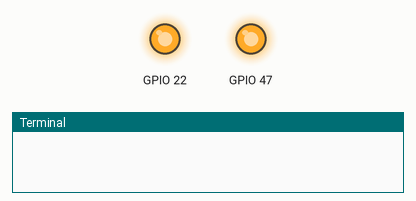
This program was run on a simulated Raspberry Pi (BCM pin numbers). On the bench: output pins drawn as LEDs (lit = HIGH), the last lines printed to the terminal. No radio messages arrive unless stated (any console line starting 'radio sent:' is added by the test bench); library files of the repository ran but are not shown: sx127x.py; pins used as bus, display or sensor lines are not drawn.

Above: at 0.2 s.
At 2.2 s:
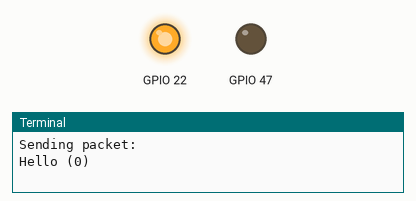
Timing chart, 0 to 3.7 s (numbered marks = the images above):
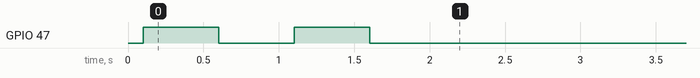

The program:

main.py
```python
# import LoRaSender
import LoRaSender
from controller import Controller
import sx127x
import gc


def main():
    controller = Controller()

    lora = controller.add_transceiver(sx127x.SX127x(name='LoRa'),
                                      pin_id_ss=Controller.PIN_ID_FOR_LORA_SS,
                                      pin_id_RxDone=Controller.PIN_ID_FOR_LORA_DIO0)

    LoRaSender.send(lora)


if __name__ == '__main__':
    gc.collect()
    main()
```

LoRaSender.py
```python
from time import sleep


def send(lora):
    counter = 0
    print("LoRa Sender")

    while True:
        payload = 'Hello ({0})'.format(counter)
        print("Sending packet: \n{}\n".format(payload))
        lora.println(payload)

        counter += 1
        sleep(5)
```

controller.py
```python
from time import sleep
import RPi.GPIO as GPIO
import spidev
import controller


GPIO.setmode(GPIO.BCM)

try:
    GPIO.cleanup()
except Exception as e:
    print(e)


class Controller:
    class Mock:
        pass

    ON_BOARD_LED_PIN_NO = 47  # RPi's on-board LED
    ON_BOARD_LED_HIGH_IS_ON = True
    GPIO_PINS = (2, 3, 4, 5, 6, 7, 8, 9, 10, 11, 12, 13, 14, 15,
                 16, 17, 18, 19, 20, 21, 22, 23, 24, 25, 26, 27,)

    # LoRa config
    PIN_ID_FOR_LORA_RESET = 22

    PIN_ID_FOR_LORA_SS = 8
    PIN_ID_SCK = 11
    PIN_ID_MOSI = 10
    PIN_ID_MISO = 9

    PIN_ID_FOR_LORA_DIO0 = 5
    PIN_ID_FOR_LORA_DIO1 = 6
    PIN_ID_FOR_LORA_DIO2 = None
    PIN_ID_FOR_LORA_DIO3 = None
    PIN_ID_FOR_LORA_DIO4 = None
    PIN_ID_FOR_LORA_DIO5 = None

    def __init__(self,
                 pin_id_led=ON_BOARD_LED_PIN_NO,
                 on_board_led_high_is_on=ON_BOARD_LED_HIGH_IS_ON,
                 pin_id_reset=PIN_ID_FOR_LORA_RESET,
                 blink_on_start=(2, 0.5, 0.5)):

        self.pin_led = self.prepare_pin(pin_id_led)
        self.on_board_led_high_is_on = on_board_led_high_is_on
        self.pin_reset = self.prepare_pin(pin_id_reset)
        self.reset_transceivers()
        self.spi = self.prepare_spi(self.get_spi())
        self.transceivers = {}
        self.blink_led(*blink_on_start)

    def add_transceiver(self,
                        transceiver,
                        pin_id_ss=PIN_ID_FOR_LORA_SS,
                        pin_id_RxDone=PIN_ID_FOR_LORA_DIO0,
                        pin_id_RxTimeout=PIN_ID_FOR_LORA_DIO1,
                        pin_id_ValidHeader=PIN_ID_FOR_LORA_DIO2,
                        pin_id_CadDone=PIN_ID_FOR_LORA_DIO3,
                        pin_id_CadDetected=PIN_ID_FOR_LORA_DIO4,
                        pin_id_PayloadCrcError=PIN_ID_FOR_LORA_DIO5):

        transceiver.transfer = self.spi.transfer
        transceiver.blink_led = self.blink_led

        transceiver.pin_ss = self.prepare_pin(pin_id_ss)
        transceiver.pin_RxDone = self.prepare_irq_pin(pin_id_RxDone)
        transceiver.pin_RxTimeout = self.prepare_irq_pin(pin_id_RxTimeout)
        transceiver.pin_ValidHeader = self.prepare_irq_pin(pin_id_ValidHeader)
        transceiver.pin_CadDone = self.prepare_irq_pin(pin_id_CadDone)
        transceiver.pin_CadDetected = self.prepare_irq_pin(pin_id_CadDetected)
        transceiver.pin_PayloadCrcError = self.prepare_irq_pin(
            pin_id_PayloadCrcError)

        transceiver.init()
        self.transceivers[transceiver.name] = transceiver
        return transceiver

    def prepare_pin(self, pin_id, in_out=GPIO.OUT):
        if pin_id is not None:
            GPIO.setup(pin_id, in_out)
            new_pin = Controller.Mock()
            new_pin.pin_id = pin_id

            if in_out == GPIO.OUT:
                new_pin.low = lambda: GPIO.output(pin_id, GPIO.LOW)
                new_pin.high = lambda: GPIO.output(pin_id, GPIO.HIGH)
            else:
                new_pin.value = lambda: GPIO.input(pin_id)

            return new_pin

    def prepare_irq_pin(self, pin_id):
        pin = self.prepare_pin(pin_id, GPIO.IN)
        if pin:
            pin.set_handler_for_irq_on_rising_edge = \
                lambda handler: GPIO.add_event_detect(pin.pin_id,
                                                      GPIO.RISING,
                                                      callback=handler)
            pin.detach_irq = lambda: GPIO.remove_event_detect(pin.pin_id)
            return pin

    def get_spi(self):
        spi = None

        try:
            spi = spidev.SpiDev()
            bus = 0
            device = 0
            spi.open(bus, device)
            spi.max_speed_hz = 10000000
            spi.mode = 0b00
            spi.lsbfirst = False

        except Exception as e:
            print(e)
            GPIO.cleanup()
            if spi:
                spi.close()
                spi = None

        return spi

    def prepare_spi(self, spi):
        if spi:
            new_spi = Controller.Mock()

            def transfer(pin_ss, address, value=0x00):
                response = bytearray(1)

                pin_ss.low()
                response.append(spi.xfer2([address, value])[1])
                pin_ss.high()

                return response

            new_spi.transfer = transfer
            new_spi.close = spi.close
            return new_spi

    def led_on(self, on=True):
        self.pin_led.high() if self.on_board_led_high_is_on == on else self.pin_led.low()

    def blink_led(self, times=1, on_seconds=0.1, off_seconds=0.1):
        for i in range(times):
            self.led_on(True)
            sleep(on_seconds)
            self.led_on(False)
            sleep(off_seconds)

    def reset_pin(self, pin, duration_low=0.05, duration_high=0.05):
        pin.low()
        sleep(duration_low)
        pin.high()
        sleep(duration_high)

    def reset_transceivers(self):
        self.reset_pin(self.pin_reset)

    def __exit__(self):
        GPIO.cleanup()
        self.spi.close()
```
